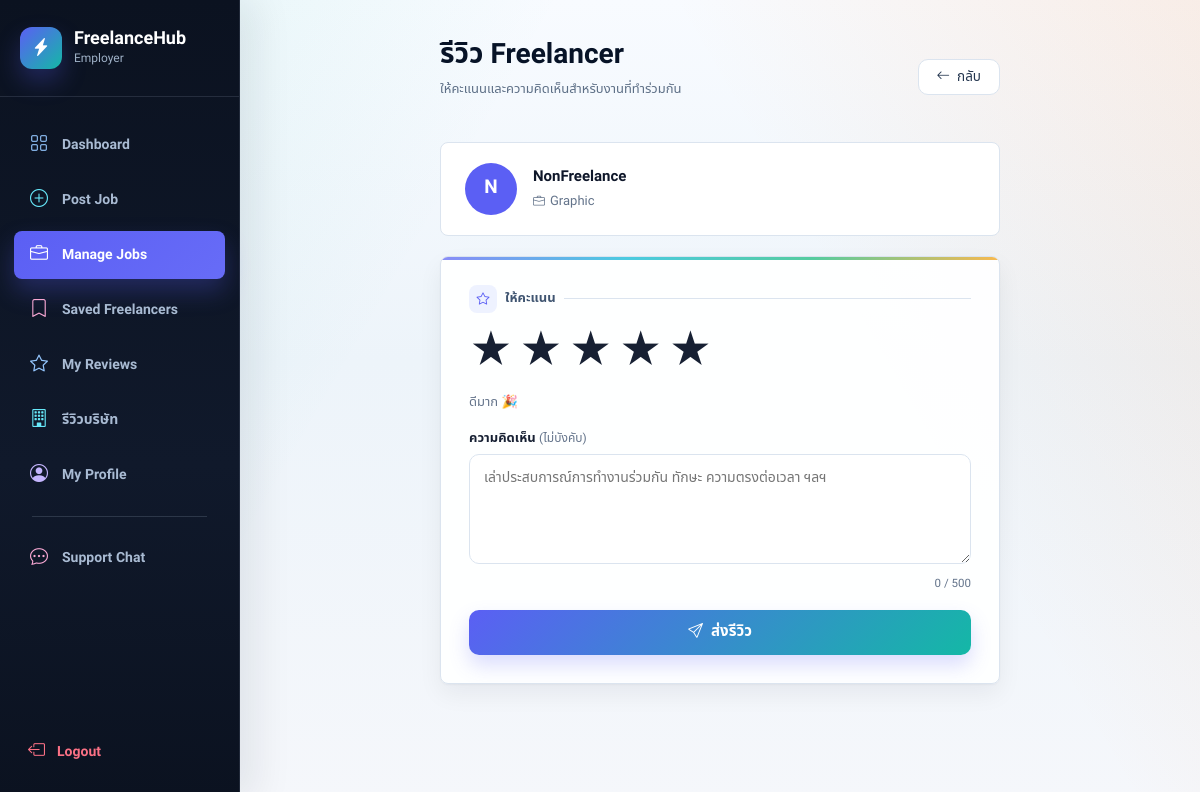
Screenshot of /rate_freelancer.php?freelancer_id=1&job_id=9 (signed in) with the database file from the repository.
### tables this page shows
CREATE TABLE `users` (
  `user_id` int(11) NOT NULL,
  `username` varchar(50) DEFAULT NULL,
  `email` varchar(100) DEFAULT NULL,
  `password` varchar(255) DEFAULT NULL,
  `fullname` varchar(100) DEFAULT NULL,
  `phone` varchar(20) DEFAULT NULL,
  `gender` varchar(20) DEFAULT NULL,
  `role` enum('admin','employer','freelancer') DEFAULT NULL,
  `created_at` timestamp NOT NULL DEFAULT current_timestamp(),
  `latitude` double DEFAULT NULL,
  `longitude` double DEFAULT NULL,
  `company_details` text DEFAULT NULL
);

CREATE TABLE `job` (
  `job_id` int(11) NOT NULL,
  `employer_id` int(11) NOT NULL,
  `title` varchar(255) NOT NULL,
  `description` text NOT NULL,
  `location` varchar(255) NOT NULL,
  `salary` decimal(10,2) DEFAULT 0.00,
  `latitude` double DEFAULT NULL,
  `longitude` double DEFAULT NULL,
  `deadline` datetime DEFAULT NULL,
  `status` enum('open','in_progress','completed','closed') DEFAULT 'open',
  `admin_status` enum('pending','approved','rejected') DEFAULT 'pending',
  `created_at` timestamp NOT NULL DEFAULT current_timestamp(),
  `category` varchar(100) DEFAULT NULL,
  `employment_type` varchar(40) DEFAULT NULL,
  `image_path` varchar(255) DEFAULT NULL,
  `updated_at` timestamp NULL DEFAULT NULL
);

### profile_image_helpers.php (called while the page is built, shortened)
<?php
function profile_initials($name, $max_chars = 1)
{
    $name = trim((string)$name);
    $max_chars = max(1, (int)$max_chars);
    $chars = [];
    if (preg_match_all('/\S/u', $name, $matches)) {
        $chars = array_slice($matches[0], 0, $max_chars);
    }
    $initials = implode('', $chars);
    if (function_exists('mb_strtoupper')) {
        return mb_strtoupper($initials, 'UTF-8');
    }
    return strtoupper($initials);
}

### employer_sidebar_helpers.php (called while the page is built, shortened)
<?php
if(!function_exists('get_employer_pending_application_count')){
    function get_employer_pending_application_count($conn, $employer_id){
        $employer_id = (int)$employer_id;
        $stmt = $conn->prepare("
            SELECT COUNT(*) AS total_pending
            FROM job_application ja
            JOIN job j ON j.job_id = ja.job_id
            WHERE j.employer_id = ?
            AND ja.status = 'pending'
        ");
        $stmt->bind_param("i", $employer_id);
        $stmt->execute();
        $row = $stmt->get_result()->fetch_assoc();
        return (int)($row['total_pending'] ?? 0);
    }
}

### rate_freelancer.php (the view, shortened to what this page needs)
<?php
require_once "profile_image_helpers.php";
require_once "employer_sidebar_helpers.php";
$employer_id   = $_SESSION['user_id'];
$freelancer_id = intval($_GET['freelancer_id'] ?? 0);
$job_id        = intval($_GET['job_id'] ?? 0);
$sidebar_pending_apps = get_employer_pending_application_count($conn, $employer_id);
$fl   = mysqli_fetch_assoc(mysqli_query($conn,"SELECT username FROM users WHERE user_id='$freelancer_id'"));
$job  = mysqli_fetch_assoc(mysqli_query($conn,"SELECT title FROM job WHERE job_id='$job_id'"));
$already = mysqli_fetch_assoc(mysqli_query($conn,"
    SELECT review_id FROM freelancer_review
    WHERE employer_id='$employer_id' AND freelancer_id='$freelancer_id' AND job_id='$job_id'
"));
?>
<!DOCTYPE html>
<html lang="th">
<head>
<link href="https://cdn.jsdelivr.net/npm/bootstrap@5.3.0/dist/css/bootstrap.min.css" rel="stylesheet">
<link href="https://cdn.jsdelivr.net/npm/bootstrap-icons@1.11.0/font/bootstrap-icons.css" rel="stylesheet">
<link rel="stylesheet" href="assets/css/freelancehub-theme.css">
</head>
<body>
<aside class="sidebar">
  <div class="sidebar-brand">
    <a href="index.php" class="logo">
      <div class="logo-icon"><i class="bi bi-lightning-charge-fill"></i></div>
      <div>
        <div class="logo-text">FreelanceHub</div>
        <div class="logo-sub">Employer</div>
      </div>
    </a>
  </div>
  <nav class="sidebar-nav">
    <a href="employer_dashboard.php"   class="nav-item"><i class="bi bi-grid"></i> Dashboard</a>
    <a href="post_job.php"             class="nav-item"><i class="bi bi-plus-circle"></i> Post Job</a>
    <a href="employer_manage_jobs.php" class="nav-item active"><i class="bi bi-briefcase"></i> Manage Jobs<?php render_employer_manage_jobs_badge($sidebar_pending_apps); ?></a>
    <a href="saved_freelancers.php"    class="nav-item"><i class="bi bi-bookmark"></i> Saved Freelancers</a>
    <a href="employer_reviews.php"     class="nav-item"><i class="bi bi-star"></i> My Reviews</a>
    <a href="employer_review.php"      class="nav-item"><i class="bi bi-building"></i> รีวิวบริษัท</a>
    <a href="employer_profile.php"     class="nav-item"><i class="bi bi-person-circle"></i> My Profile</a>
    <div class="nav-divider"></div>
    <a href="support_messages.php"         class="nav-item"><i class="bi bi-chat-dots"></i> Support Chat</a>
  </nav>
  <div class="sidebar-footer">
    <a href="logout.php" class="nav-logout"><i class="bi bi-box-arrow-left"></i> Logout</a>
  </div>
</aside>
<main class="main">
<div class="content-wrap">
  <div class="topbar">
    <div>
      <h2>รีวิว Freelancer</h2>
      <p>ให้คะแนนและความคิดเห็นสำหรับงานที่ทำร่วมกัน</p>
    </div>
    <a href="view_applicants.php?job_id=<?php echo $job_id; ?>" class="btn-back">
      <i class="bi bi-arrow-left"></i> กลับ
    </a>
  </div>
  <div class="fl-card">
    <div class="fl-avatar"><?php echo profile_initials($fl['username'] ?? '?'); ?></div>
    <div>
      <div class="fl-name"><?php echo htmlspecialchars($fl['username'] ?? 'Unknown'); ?></div>
      <div class="fl-job">
        <i class="bi bi-briefcase" style="font-size:12px;"></i>
        <?php echo htmlspecialchars($job['title'] ?? 'Unknown Job'); ?>
      </div>
    </div>
  </div>
  <?php if($already): ?>
  <div class="reviewed-box">
    <i class="bi bi-check-circle-fill" style="font-size:22px;"></i>
    คุณได้รีวิว Freelancer คนนี้ในงานนี้ไปแล้ว
  </div>
  <?php else: ?>
  <form method="POST">
  <div class="form-card">
    <div class="section-title"><i class="bi bi-star"></i> ให้คะแนน</div>
    <div class="star-rating" id="star-wrap">
      <?php for($i=5;$i>=1;$i--): ?>
      <label for="star<?php echo $i; ?>" title="<?php echo $i; ?> ดาว">★</label>
      <?php endfor; ?>
    </div>
    <div class="star-desc" id="star-desc">ดีมาก 🎉</div>
    <div class="field-group">
      <label>ความคิดเห็น <span>(ไม่บังคับ)</span></label>
      <textarea name="comment" id="comment-input" class="form-input"
                placeholder="เล่าประสบการณ์การทำงานร่วมกัน ทักษะ ความตรงต่อเวลา ฯลฯ"
                maxlength="500"
                oninput="updateCount()"><?php echo htmlspecialchars($_POST['comment'] ?? ''); ?></textarea>
      <div class="char-count"><span id="char-count">0</span> / 500</div>
    </div>
    <button type="submit" class="btn-submit">
      <i class="bi bi-send"></i> ส่งรีวิว
    </button>
  </div>
  </form>
  <?php endif; ?>
</div>
</main>
</body>
</html>

### rows the page displays
users: username "N", username "NonFreelance"
job: title "Graphic"
